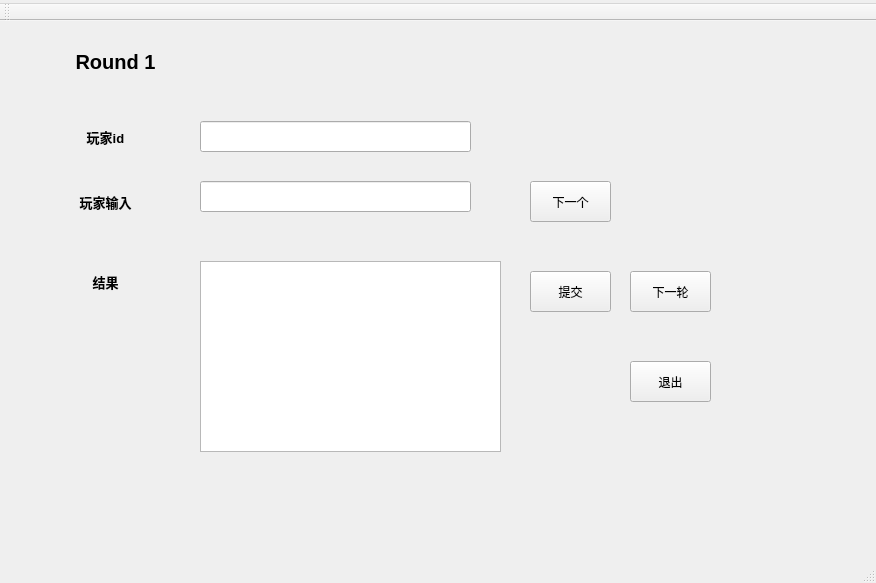
<?xml version="1.0" encoding="UTF-8"?>
<ui version="4.0">
 <class>MainWindow</class>
 <widget class="QMainWindow" name="MainWindow">
  <property name="geometry">
   <rect>
    <x>0</x>
    <y>0</y>
    <width>876</width>
    <height>583</height>
   </rect>
  </property>
  <property name="windowTitle">
   <string>MainWindow</string>
  </property>
  <widget class="QWidget" name="centralWidget">
   <widget class="QLabel" name="rounds">
    <property name="geometry">
     <rect>
      <x>30</x>
      <y>20</y>
      <width>171</width>
      <height>41</height>
     </rect>
    </property>
    <property name="font">
     <font>
      <pointsize>15</pointsize>
      <weight>75</weight>
      <bold>true</bold>
     </font>
    </property>
    <property name="text">
     <string>Round 1</string>
    </property>
    <property name="alignment">
     <set>Qt::AlignCenter</set>
    </property>
   </widget>
   <widget class="QLineEdit" name="lineEdit_get_player_input">
    <property name="geometry">
     <rect>
      <x>200</x>
      <y>160</y>
      <width>271</width>
      <height>31</height>
     </rect>
    </property>
   </widget>
   <widget class="QLabel" name="player">
    <property name="geometry">
     <rect>
      <x>50</x>
      <y>160</y>
      <width>111</width>
      <height>41</height>
     </rect>
    </property>
    <property name="font">
     <font>
      <pointsize>10</pointsize>
      <weight>75</weight>
      <bold>true</bold>
     </font>
    </property>
    <property name="text">
     <string>玩家输入</string>
    </property>
    <property name="alignment">
     <set>Qt::AlignCenter</set>
    </property>
   </widget>
   <widget class="QPushButton" name="pushButton">
    <property name="geometry">
     <rect>
      <x>630</x>
      <y>340</y>
      <width>81</width>
      <height>41</height>
     </rect>
    </property>
    <property name="text">
     <string>退出</string>
    </property>
   </widget>
   <widget class="QPushButton" name="pushButton_nextplayer">
    <property name="geometry">
     <rect>
      <x>530</x>
      <y>160</y>
      <width>81</width>
      <height>41</height>
     </rect>
    </property>
    <property name="text">
     <string>下一个</string>
    </property>
   </widget>
   <widget class="QPushButton" name="pushButton_submit">
    <property name="geometry">
     <rect>
      <x>530</x>
      <y>250</y>
      <width>81</width>
      <height>41</height>
     </rect>
    </property>
    <property name="text">
     <string>提交</string>
    </property>
   </widget>
   <widget class="QLineEdit" name="lineEdit_get_player_id">
    <property name="geometry">
     <rect>
      <x>200</x>
      <y>100</y>
      <width>271</width>
      <height>31</height>
     </rect>
    </property>
   </widget>
   <widget class="QLabel" name="label_3">
    <property name="geometry">
     <rect>
      <x>50</x>
      <y>90</y>
      <width>111</width>
      <height>51</height>
     </rect>
    </property>
    <property name="font">
     <font>
      <pointsize>10</pointsize>
      <weight>75</weight>
      <bold>true</bold>
     </font>
    </property>
    <property name="text">
     <string>玩家id</string>
    </property>
    <property name="alignment">
     <set>Qt::AlignCenter</set>
    </property>
   </widget>
   <widget class="QLabel" name="label_4">
    <property name="geometry">
     <rect>
      <x>50</x>
      <y>240</y>
      <width>111</width>
      <height>41</height>
     </rect>
    </property>
    <property name="font">
     <font>
      <pointsize>10</pointsize>
      <weight>75</weight>
      <bold>true</bold>
     </font>
    </property>
    <property name="text">
     <string>结果</string>
    </property>
    <property name="alignment">
     <set>Qt::AlignCenter</set>
    </property>
   </widget>
   <widget class="QTextEdit" name="textEdit">
    <property name="geometry">
     <rect>
      <x>200</x>
      <y>240</y>
      <width>301</width>
      <height>191</height>
     </rect>
    </property>
   </widget>
   <widget class="QPushButton" name="pushButton_nextround">
    <property name="geometry">
     <rect>
      <x>630</x>
      <y>250</y>
      <width>81</width>
      <height>41</height>
     </rect>
    </property>
    <property name="text">
     <string>下一轮</string>
    </property>
   </widget>
  </widget>
  <widget class="QToolBar" name="mainToolBar">
   <attribute name="toolBarArea">
    <enum>TopToolBarArea</enum>
   </attribute>
   <attribute name="toolBarBreak">
    <bool>false</bool>
   </attribute>
  </widget>
  <widget class="QStatusBar" name="statusBar"/>
  <widget class="QMenuBar" name="menuBar">
   <property name="geometry">
    <rect>
     <x>0</x>
     <y>0</y>
     <width>876</width>
     <height>30</height>
    </rect>
   </property>
   <widget class="QMenu" name="menu">
    <property name="title">
     <string/>
    </property>
   </widget>
   <addaction name="menu"/>
  </widget>
 </widget>
 <layoutdefault spacing="6" margin="11"/>
 <resources/>
 <connections>
  <connection>
   <sender>pushButton</sender>
   <signal>clicked()</signal>
   <receiver>MainWindow</receiver>
   <slot>close()</slot>
   <hints>
    <hint type="sourcelabel">
     <x>265</x>
     <y>164</y>
    </hint>
    <hint type="destinationlabel">
     <x>296</x>
     <y>181</y>
    </hint>
   </hints>
  </connection>
 </connections>
</ui>
